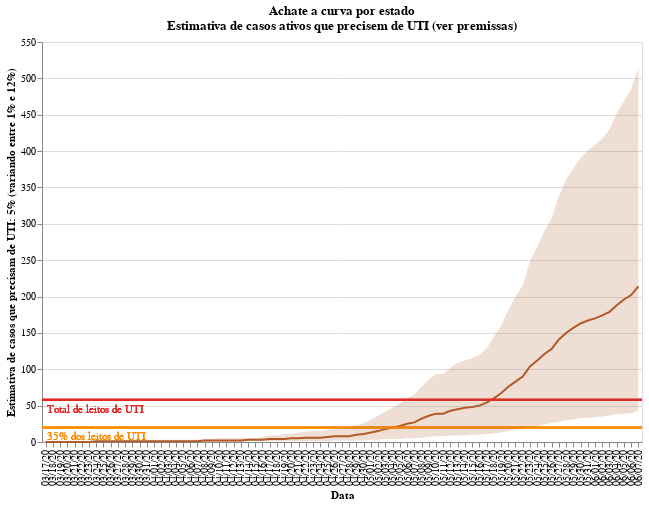

Here is the notebook cell this chart was saved with:
### Code cell
#hide_input
opt = df[STATE_COLUMN].unique()
opt.sort()
input_dropdown = alt.binding_select(options=opt)
selection = alt.selection_single(
    fields=[STATE_COLUMN], 
    init={STATE_COLUMN:'AC'}, 
    bind=input_dropdown, 
    name=" ")
color = alt.condition(selection,
                    alt.Color(STATE_COLUMN+':N', 
                              scale=alt.Scale(scheme='Paired', reverse=True), legend=None),
                              alt.value('#ffbf79')
                     )

chart = alt.Chart(df).mark_line().encode(
    x=alt.X(DATE_COLUMN+':O', axis=alt.Axis(title=DATE_COLUMN)),
    y=alt.Y(CASES_NEED_ICU_COLUMN+':Q', axis=alt.Axis(
        title=["Estimativa de casos que precisam de UTI: {:.0f}".format(CASES_NEED_ICU*100)+"% (variando entre {:.0f}".format(LOWER_BOUND_ICU_NEED*100)+"% e {:.0f}".format(UPPER_BOUND_ICU_NEED*100)+"%)"])),
    color=color,
    tooltip=[
        DATE_COLUMN, 
        STATE_COLUMN, 
        CASES_NEED_ICU_COLUMN
    ],
    order=alt.Order(
    STATE_COLUMN,
    sort='ascending'
    )
).properties(
    title=[
        "Achate a curva por estado",
        "Estimativa de casos ativos que precisem de UTI (ver premissas)"
    ]
).add_selection(
    selection
).transform_filter(
    selection
)

shades = alt.Chart(df).mark_area().encode(
    x=DATE_COLUMN+':O',
    y=LOWER_BOUND_ICU_NEED_STR+":Q",
    y2=UPPER_BOUND_ICU_NEED_STR+':Q',
    color=color,
    opacity = alt.condition(selection, alt.value(0.2), alt.value(0.5))
).transform_filter(
    selection
)

x1line = alt.Chart(df.groupby(DATE_COLUMN).last()).mark_rule(color='#e42726', strokeWidth=2).encode(
    y=ICUS_COLUMN+':Q'
).transform_filter(
    selection
)

text1 = alt.Chart(df.groupby(DATE_COLUMN).last()).mark_text(align='left', x=5, dy=10, color='#e42726', strokeWidth=1).encode(
    y=ICUS_COLUMN+':Q',
    text=alt.value("Total de leitos de UTI")   
).transform_filter(
    selection
)

x2line = alt.Chart(df.groupby(DATE_COLUMN).last()).mark_rule(color='darkorange', strokeWidth=2).encode(
    y=AVAILABLE_ICUS_COLUMN+':Q'
).transform_filter(
    selection
)

text2 = alt.Chart(df.groupby(DATE_COLUMN).last()).mark_text(align='left', x=5, dy=10, color='darkorange', strokeWidth=1).encode(
    y=AVAILABLE_ICUS_COLUMN+':Q',
    text=alt.value("{:.0f}".format(AVAILABLE_PERCENTAGE_ICU*100)+"% dos leitos de UTI")   
).transform_filter(
    selection
)

plot = chart.properties(width=CHART_WIDTH, height=CHART_HEIGHT) + x1line + text1 + x2line + text2 + shades
plot

### Figure 1 — Vega-Lite specification as saved in the notebook (floating-point values rounded to 4 significant figures; data arrays with more than 128 entries replaced by an {"elided": "..."} marker saying what was removed)
{"config": {"view": {"continuousWidth": 400, "continuousHeight": 300}}, "layer": [{"data": {"name": "data-f76e54175fb77b3285dfb6e79597506b"}, "mark": "line", "encoding": {"color": {"condition": {"type": "nominal", "field": "Estado", "legend": null, "scale": {"reverse": true, "scheme": "Paired"}, "selection": " "}, "value": "#ffbf79"}, "order": {"type": "nominal", "field": "Estado", "sort": "ascending"}, "tooltip": [{"type": "nominal", "field": "Data"}, {"type": "nominal", "field": "Estado"}, {"type": "quantitative", "field": "5% dos ativos"}], "x": {"type": "ordinal", "axis": {"title": "Data"}, "field": "Data"}, "y": {"type": "quantitative", "axis": {"title": ["Estimativa de casos que precisam de UTI: 5% (variando entre 1% e 12%)"]}, "field": "5% dos ativos"}}, "height": 400, "selection": {" ": {"type": "single", "fields": ["Estado"], "init": {"Estado": "AC"}, "bind": {"input": "select", "options": ["AC", "AL", "AM", "AP", "BA", "CE", "DF", "ES", "GO", "MA", "MG", "MS", "MT", "PA", "PB", "PE", "PI", "PR", "RJ", "RN", "RO", "RR", "RS", "SC", "SE", "SP", "TO"]}}}, "title": ["Achate a curva por estado", "Estimativa de casos ativos que precisem de UTI (ver premissas)"], "transform": [{"filter": {"selection": " "}}], "width": 600}, {"data": {"name": "data-68305c8249447a855ff31a158acb3598"}, "mark": {"type": "rule", "color": "#e42726", "strokeWidth": 2}, "encoding": {"y": {"type": "quantitative", "field": "UTIs"}}, "transform": [{"filter": {"selection": " "}}]}, {"data": {"name": "data-68305c8249447a855ff31a158acb3598"}, "mark": {"type": "text", "align": "left", "color": "#e42726", "dy": 10, "strokeWidth": 1, "x": 5}, "encoding": {"text": {"value": "Total de leitos de UTI"}, "y": {"type": "quantitative", "field": "UTIs"}}, "transform": [{"filter": {"selection": " "}}]}, {"data": {"name": "data-68305c8249447a855ff31a158acb3598"}, "mark": {"type": "rule", "color": "darkorange", "strokeWidth": 2}, "encoding": {"y": {"type": "quantitative", "field": "35% das UTIs"}}, "transform": [{"filter": {"selection": " "}}]}, {"data": {"name": "data-68305c8249447a855ff31a158acb3598"}, "mark": {"type": "text", "align": "left", "color": "darkorange", "dy": 10, "strokeWidth": 1, "x": 5}, "encoding": {"text": {"value": "35% dos leitos de UTI"}, "y": {"type": "quantitative", "field": "35% das UTIs"}}, "transform": [{"filter": {"selection": " "}}]}, {"data": {"name": "data-f76e54175fb77b3285dfb6e79597506b"}, "mark": "area", "encoding": {"color": {"condition": {"type": "nominal", "field": "Estado", "legend": null, "scale": {"reverse": true, "scheme": "Paired"}, "selection": " "}, "value": "#ffbf79"}, "opacity": {"condition": {"value": 0.2, "selection": " "}, "value": 0.5}, "x": {"type": "ordinal", "field": "Data"}, "y": {"type": "quantitative", "field": "1% dos ativos"}, "y2": {"field": "12% dos ativos"}}, "transform": [{"filter": {"selection": " "}}]}], "$schema": "https://vega.github.io/schema/vega-lite/v4.8.1.json", "datasets": {"data-f76e54175fb77b3285dfb6e79597506b": {"elided": "2276 records"}, "data-68305c8249447a855ff31a158acb3598": [{"Estado": "SP", "Casos confirmados": 1, "Ativos": 1, "1% dos ativos": 0, "5% dos ativos": 0, "12% dos ativos": 0, "UTIs": 9269, "35% das UTIs": 3244}, {"Estado": "SP", "Casos confirmados": 1, "Ativos": 1, "1% dos ativos": 0, "5% dos ativos": 0, "12% dos ativos": 0, "UTIs": 9269, "35% das UTIs": 3244}, {"Estado": "SP", "Casos confirmados": 1, "Ativos": 1, "1% dos ativos": 0, "5% dos ativos": 0, "12% dos ativos": 0, "UTIs": 9269, "35% das UTIs": 3244}, {"Estado": "SP", "Casos confirmados": 2, "Ativos": 1, "1% dos ativos": 0, "5% dos ativos": 0, "12% dos ativos": 0, "UTIs": 9269, "35% das UTIs": 3244}, {"Estado": "SP", "Casos confirmados": 2, "Ativos": 1, "1% dos ativos": 0, "5% dos ativos": 0, "12% dos ativos": 0, "UTIs": 9269, "35% das UTIs": 3244}, {"Estado": "SP", "Casos confirmados": 2, "Ativos": 1, "1% dos ativos": 0, "5% dos ativos": 0, "12% dos ativos": 0, "UTIs": 9269, "35% das UTIs": 3244}, {"Estado": "SP", "Casos confirmados": 2, "Ativos": 1, "1% dos ativos": 0, "5% dos ativos": 0, "12% dos ativos": 0, "UTIs": 9269, "35% das UTIs": 3244}, {"Estado": "SP", "Casos confirmados": 2, "Ativos": 1, "1% dos ativos": 0, "5% dos ativos": 0, "12% dos ativos": 0, "UTIs": 9269, "35% das UTIs": 3244}, {"Estado": "SP", "Casos confirmados": 3, "Ativos": 2, "1% dos ativos": 0, "5% dos ativos": 0, "12% dos ativos": 0, "UTIs": 9269, "35% das UTIs": 3244}, {"Estado": "SP", "Casos confirmados": 6, "Ativos": 3, "1% dos ativos": 0, "5% dos ativos": 0, "12% dos ativos": 0, "UTIs": 9269, "35% das UTIs": 3244}, {"Estado": "SP", "Casos confirmados": 10, "Ativos": 5, "1% dos ativos": 0, "5% dos ativos": 0, "12% dos ativos": 1, "UTIs": 9269, "35% das UTIs": 3244}, {"Estado": "SP", "Casos confirmados": 13, "Ativos": 7, "1% dos ativos": 0, "5% dos ativos": 0, "12% dos ativos": 1, "UTIs": 9269, "35% das UTIs": 3244}, {"Estado": "SP", "Casos confirmados": 16, "Ativos": 9, "1% dos ativos": 0, "5% dos ativos": 0, "12% dos ativos": 1, "UTIs": 9269, "35% das UTIs": 3244}, {"Estado": "ES", "Casos confirmados": 1, "Ativos": 1, "1% dos ativos": 0, "5% dos ativos": 0, "12% dos ativos": 0, "UTIs": 804, "35% das UTIs": 281}, {"Estado": "MG", "Casos confirmados": 1, "Ativos": 1, "1% dos ativos": 0, "5% dos ativos": 0, "12% dos ativos": 0, "UTIs": 3151, "35% das UTIs": 1102}, {"Estado": "BA", "Casos confirmados": 3, "Ativos": 2, "1% dos ativos": 0, "5% dos ativos": 0, "12% dos ativos": 0, "UTIs": 1573, "35% das UTIs": 550}, {"Estado": "ES", "Casos confirmados": 2, "Ativos": 1, "1% dos ativos": 0, "5% dos ativos": 0, "12% dos ativos": 0, "UTIs": 804, "35% das UTIs": 281}, {"Estado": "DF", "Casos confirmados": 2, "Ativos": 1, "1% dos ativos": 0, "5% dos ativos": 0, "12% dos ativos": 0, "UTIs": 997, "35% das UTIs": 348}, {"Estado": "ES", "Casos confirmados": 4, "Ativos": 2, "1% dos ativos": 0, "5% dos ativos": 0, "12% dos ativos": 0, "UTIs": 804, "35% das UTIs": 281}, {"Estado": "GO", "Casos confirmados": 4, "Ativos": 2, "1% dos ativos": 0, "5% dos ativos": 0, "12% dos ativos": 0, "UTIs": 1200, "35% das UTIs": 420}, {"Estado": "PB", "Casos confirmados": 0, "Ativos": 0, "1% dos ativos": 0, "5% dos ativos": 0, "12% dos ativos": 0, "UTIs": 536, "35% das UTIs": 187}, {"Estado": "MS", "Casos confirmados": 6, "Ativos": 3, "1% dos ativos": 0, "5% dos ativos": 0, "12% dos ativos": 0, "UTIs": 432, "35% das UTIs": 151}, {"Estado": "SP", "Casos confirmados": 240, "Ativos": 129, "1% dos ativos": 1, "5% dos ativos": 6, "12% dos ativos": 15, "UTIs": 9269, "35% das UTIs": 3244}, {"Estado": "PE", "Casos confirmados": 28, "Ativos": 15, "1% dos ativos": 0, "5% dos ativos": 1, "12% dos ativos": 2, "UTIs": 1647, "35% das UTIs": 576}, {"Estado": "PB", "Casos confirmados": 1, "Ativos": 1, "1% dos ativos": 0, "5% dos ativos": 0, "12% dos ativos": 0, "UTIs": 536, "35% das UTIs": 187}, {"Estado": "RS", "Casos confirmados": 69, "Ativos": 37, "1% dos ativos": 0, "5% dos ativos": 2, "12% dos ativos": 4, "UTIs": 1660, "35% das UTIs": 581}, {"Estado": "MG", "Casos confirmados": 83, "Ativos": 45, "1% dos ativos": 0, "5% dos ativos": 2, "12% dos ativos": 5, "UTIs": 3151, "35% das UTIs": 1102}, {"Estado": "MT", "Casos confirmados": 6, "Ativos": 3, "1% dos ativos": 0, "5% dos ativos": 0, "12% dos ativos": 0, "UTIs": 591, "35% das UTIs": 206}, {"Estado": "DF", "Casos confirmados": 161, "Ativos": 86, "1% dos ativos": 1, "5% dos ativos": 4, "12% dos ativos": 10, "UTIs": 997, "35% das UTIs": 348}, {"Estado": "SP", "Casos confirmados": 862, "Ativos": 463, "1% dos ativos": 5, "5% dos ativos": 23, "12% dos ativos": 56, "UTIs": 9269, "35% das UTIs": 3244}, {"Estado": "BA", "Casos confirmados": 108, "Ativos": 58, "1% dos ativos": 1, "5% dos ativos": 3, "12% dos ativos": 7, "UTIs": 1573, "35% das UTIs": 550}, {"Estado": "AP", "Casos confirmados": 3, "Ativos": 2, "1% dos ativos": 0, "5% dos ativos": 0, "12% dos ativos": 0, "UTIs": 78, "35% das UTIs": 27}, {"Estado": "DF", "Casos confirmados": 260, "Ativos": 140, "1% dos ativos": 1, "5% dos ativos": 7, "12% dos ativos": 17, "UTIs": 997, "35% das UTIs": 348}, {"Estado": "GO", "Casos confirmados": 56, "Ativos": 30, "1% dos ativos": 0, "5% dos ativos": 2, "12% dos ativos": 4, "UTIs": 1200, "35% das UTIs": 420}, {"Estado": "ES", "Casos confirmados": 85, "Ativos": 46, "1% dos ativos": 0, "5% dos ativos": 2, "12% dos ativos": 6, "UTIs": 804, "35% das UTIs": 281}, {"Estado": "PI", "Casos confirmados": 18, "Ativos": 10, "1% dos ativos": 0, "5% dos ativos": 0, "12% dos ativos": 1, "UTIs": 293, "35% das UTIs": 102}, {"Estado": "PB", "Casos confirmados": 21, "Ativos": 11, "1% dos ativos": 0, "5% dos ativos": 1, "12% dos ativos": 1, "UTIs": 536, "35% das UTIs": 187}, {"Estado": "RS", "Casos confirmados": 386, "Ativos": 207, "1% dos ativos": 2, "5% dos ativos": 10, "12% dos ativos": 25, "UTIs": 1660, "35% das UTIs": 581}, {"Estado": "RN", "Casos confirmados": 176, "Ativos": 94, "1% dos ativos": 1, "5% dos ativos": 5, "12% dos ativos": 11, "UTIs": 526, "35% das UTIs": 184}, {"Estado": "MG", "Casos confirmados": 430, "Ativos": 231, "1% dos ativos": 2, "5% dos ativos": 12, "12% dos ativos": 28, "UTIs": 3151, "35% das UTIs": 1102}, {"Estado": "SC", "Casos confirmados": 379, "Ativos": 203, "1% dos ativos": 2, "5% dos ativos": 10, "12% dos ativos": 24, "UTIs": 1064, "35% das UTIs": 372}, {"Estado": "DF", "Casos confirmados": 485, "Ativos": 260, "1% dos ativos": 3, "5% dos ativos": 13, "12% dos ativos": 31, "UTIs": 997, "35% das UTIs": 348}, {"Estado": "SE", "Casos confirmados": 36, "Ativos": 19, "1% dos ativos": 0, "5% dos ativos": 1, "12% dos ativos": 2, "UTIs": 295, "35% das UTIs": 103}, {"Estado": "RR", "Casos confirmados": 52, "Ativos": 28, "1% dos ativos": 0, "5% dos ativos": 1, "12% dos ativos": 3, "UTIs": 25, "35% das UTIs": 8}, {"Estado": "MT", "Casos confirmados": 108, "Ativos": 58, "1% dos ativos": 1, "5% dos ativos": 3, "12% dos ativos": 7, "UTIs": 591, "35% das UTIs": 206}, {"Estado": "AC", "Casos confirmados": 70, "Ativos": 38, "1% dos ativos": 0, "5% dos ativos": 2, "12% dos ativos": 5, "UTIs": 58, "35% das UTIs": 20}, {"Estado": "AM", "Casos confirmados": 1049, "Ativos": 563, "1% dos ativos": 6, "5% dos ativos": 28, "12% dos ativos": 68, "UTIs": 450, "35% das UTIs": 157}, {"Estado": "AM", "Casos confirmados": 1206, "Ativos": 647, "1% dos ativos": 6, "5% dos ativos": 32, "12% dos ativos": 78, "UTIs": 450, "35% das UTIs": 157}, {"Estado": "PI", "Casos confirmados": 58, "Ativos": 31, "1% dos ativos": 0, "5% dos ativos": 2, "12% dos ativos": 4, "UTIs": 293, "35% das UTIs": 102}, {"Estado": "SC", "Casos confirmados": 853, "Ativos": 458, "1% dos ativos": 5, "5% dos ativos": 23, "12% dos ativos": 55, "UTIs": 1064, "35% das UTIs": 372}, {"Estado": "AP", "Casos confirmados": 342, "Ativos": 184, "1% dos ativos": 2, "5% dos ativos": 9, "12% dos ativos": 22, "UTIs": 78, "35% das UTIs": 27}, {"Estado": "RN", "Casos confirmados": 463, "Ativos": 249, "1% dos ativos": 2, "5% dos ativos": 12, "12% dos ativos": 30, "UTIs": 526, "35% das UTIs": 184}, {"Estado": "PB", "Casos confirmados": 205, "Ativos": 110, "1% dos ativos": 1, "5% dos ativos": 6, "12% dos ativos": 13, "UTIs": 536, "35% das UTIs": 187}, {"Estado": "CE", "Casos confirmados": 3062, "Ativos": 1644, "1% dos ativos": 16, "5% dos ativos": 82, "12% dos ativos": 197, "UTIs": 1002, "35% das UTIs": 350}, {"Estado": "MA", "Casos confirmados": 1320, "Ativos": 709, "1% dos ativos": 7, "5% dos ativos": 35, "12% dos ativos": 85, "UTIs": 682, "35% das UTIs": 238}, {"Estado": "GO", "Casos confirmados": 403, "Ativos": 216, "1% dos ativos": 2, "5% dos ativos": 11, "12% dos ativos": 26, "UTIs": 1200, "35% das UTIs": 420}, {"Estado": "ES", "Casos confirmados": 1313, "Ativos": 705, "1% dos ativos": 7, "5% dos ativos": 35, "12% dos ativos": 85, "UTIs": 804, "35% das UTIs": 281}, {"Estado": "PB", "Casos confirmados": 345, "Ativos": 185, "1% dos ativos": 2, "5% dos ativos": 9, "12% dos ativos": 22, "UTIs": 536, "35% das UTIs": 187}, {"Estado": "SP", "Casos confirmados": 16740, "Ativos": 8986, "1% dos ativos": 90, "5% dos ativos": 449, "12% dos ativos": 1078, "UTIs": 9269, "35% das UTIs": 3244}, {"Estado": "PB", "Casos confirmados": 447, "Ativos": 240, "1% dos ativos": 2, "5% dos ativos": 12, "12% dos ativos": 29, "UTIs": 536, "35% das UTIs": 187}, {"Estado": "SC", "Casos confirmados": 1235, "Ativos": 663, "1% dos ativos": 7, "5% dos ativos": 33, "12% dos ativos": 80, "UTIs": 1064, "35% das UTIs": 372}, {"Estado": "RN", "Casos confirmados": 832, "Ativos": 447, "1% dos ativos": 4, "5% dos ativos": 22, "12% dos ativos": 54, "UTIs": 526, "35% das UTIs": 184}, {"Estado": "TO", "Casos confirmados": 79, "Ativos": 42, "1% dos ativos": 0, "5% dos ativos": 2, "12% dos ativos": 5, "UTIs": 161, "35% das UTIs": 56}, {"Estado": "RN", "Casos confirmados": 1086, "Ativos": 583, "1% dos ativos": 6, "5% dos ativos": 29, "12% dos ativos": 70, "UTIs": 526, "35% das UTIs": 184}, {"Estado": "RN", "Casos confirmados": 1177, "Ativos": 632, "1% dos ativos": 6, "5% dos ativos": 32, "12% dos ativos": 76, "UTIs": 526, "35% das UTIs": 184}, {"Estado": "RR", "Casos confirmados": 519, "Ativos": 279, "1% dos ativos": 3, "5% dos ativos": 14, "12% dos ativos": 33, "UTIs": 25, "35% das UTIs": 8}, {"Estado": "MS", "Casos confirmados": 261, "Ativos": 140, "1% dos ativos": 1, "5% dos ativos": 7, "12% dos ativos": 17, "UTIs": 432, "35% das UTIs": 151}, {"Estado": "MS", "Casos confirmados": 266, "Ativos": 143, "1% dos ativos": 1, "5% dos ativos": 7, "12% dos ativos": 17, "UTIs": 432, "35% das UTIs": 151}, {"Estado": "MS", "Casos confirmados": 272, "Ativos": 146, "1% dos ativos": 1, "5% dos ativos": 7, "12% dos ativos": 18, "UTIs": 432, "35% das UTIs": 151}, {"Estado": "DF", "Casos confirmados": 1793, "Ativos": 963, "1% dos ativos": 10, "5% dos ativos": 48, "12% dos ativos": 116, "UTIs": 997, "35% das UTIs": 348}, {"Estado": "ES", "Casos confirmados": 3540, "Ativos": 1900, "1% dos ativos": 19, "5% dos ativos": 95, "12% dos ativos": 228, "UTIs": 804, "35% das UTIs": 281}, {"Estado": "RN", "Casos confirmados": 1739, "Ativos": 934, "1% dos ativos": 9, "5% dos ativos": 47, "12% dos ativos": 112, "UTIs": 526, "35% das UTIs": 184}, {"Estado": "BA", "Casos confirmados": 4528, "Ativos": 2431, "1% dos ativos": 24, "5% dos ativos": 122, "12% dos ativos": 292, "UTIs": 1573, "35% das UTIs": 550}, {"Estado": "MT", "Casos confirmados": 464, "Ativos": 249, "1% dos ativos": 2, "5% dos ativos": 12, "12% dos ativos": 30, "UTIs": 591, "35% das UTIs": 206}, {"Estado": "AC", "Casos confirmados": 1335, "Ativos": 717, "1% dos ativos": 7, "5% dos ativos": 36, "12% dos ativos": 86, "UTIs": 58, "35% das UTIs": 20}, {"Estado": "AP", "Casos confirmados": 2613, "Ativos": 1403, "1% dos ativos": 14, "5% dos ativos": 70, "12% dos ativos": 168, "UTIs": 78, "35% das UTIs": 27}, {"Estado": "CE", "Casos confirmados": 17599, "Ativos": 9448, "1% dos ativos": 94, "5% dos ativos": 472, "12% dos ativos": 1134, "UTIs": 1002, "35% das UTIs": 350}, {"Estado": "RR", "Casos confirmados": 1411, "Ativos": 757, "1% dos ativos": 8, "5% dos ativos": 38, "12% dos ativos": 91, "UTIs": 25, "35% das UTIs": 8}, {"Estado": "CE", "Casos confirmados": 19156, "Ativos": 10283, "1% dos ativos": 103, "5% dos ativos": 514, "12% dos ativos": 1234, "UTIs": 1002, "35% das UTIs": 350}, {"Estado": "RO", "Casos confirmados": 1686, "Ativos": 905, "1% dos ativos": 9, "5% dos ativos": 45, "12% dos ativos": 109, "UTIs": 285, "35% das UTIs": 99}, {"Estado": "RS", "Casos confirmados": 3695, "Ativos": 1984, "1% dos ativos": 20, "5% dos ativos": 99, "12% dos ativos": 238, "UTIs": 1660, "35% das UTIs": 581}, {"Estado": "SE", "Casos confirmados": 3135, "Ativos": 1683, "1% dos ativos": 17, "5% dos ativos": 84, "12% dos ativos": 202, "UTIs": 295, "35% das UTIs": 103}, {"Estado": "SE", "Casos confirmados": 3343, "Ativos": 1795, "1% dos ativos": 18, "5% dos ativos": 90, "12% dos ativos": 215, "UTIs": 295, "35% das UTIs": 103}, {"Estado": "PR", "Casos confirmados": 2390, "Ativos": 1283, "1% dos ativos": 13, "5% dos ativos": 64, "12% dos ativos": 154, "UTIs": 2444, "35% das UTIs": 855}, {"Estado": "AC", "Casos confirmados": 2482, "Ativos": 1332, "1% dos ativos": 13, "5% dos ativos": 67, "12% dos ativos": 160, "UTIs": 58, "35% das UTIs": 20}, {"Estado": "RJ", "Casos confirmados": 30372, "Ativos": 16304, "1% dos ativos": 163, "5% dos ativos": 815, "12% dos ativos": 1956, "UTIs": 4008, "35% das UTIs": 1402}, {"Estado": "RJ", "Casos confirmados": 32089, "Ativos": 17226, "1% dos ativos": 172, "5% dos ativos": 861, "12% dos ativos": 2067, "UTIs": 4008, "35% das UTIs": 1402}, {"Estado": "PR", "Casos confirmados": 2985, "Ativos": 1602, "1% dos ativos": 16, "5% dos ativos": 80, "12% dos ativos": 192, "UTIs": 2444, "35% das UTIs": 855}, {"Estado": "RR", "Casos confirmados": 2439, "Ativos": 1309, "1% dos ativos": 13, "5% dos ativos": 65, "12% dos ativos": 157, "UTIs": 25, "35% das UTIs": 8}, {"Estado": "AM", "Casos confirmados": 29867, "Ativos": 16033, "1% dos ativos": 160, "5% dos ativos": 802, "12% dos ativos": 1924, "UTIs": 450, "35% das UTIs": 157}, {"Estado": "RN", "Casos confirmados": 5472, "Ativos": 2937, "1% dos ativos": 29, "5% dos ativos": 147, "12% dos ativos": 352, "UTIs": 526, "35% das UTIs": 184}, {"Estado": "MA", "Casos confirmados": 26145, "Ativos": 14035, "1% dos ativos": 140, "5% dos ativos": 702, "12% dos ativos": 1684, "UTIs": 682, "35% das UTIs": 238}, {"Estado": "AM", "Casos confirmados": 33508, "Ativos": 17988, "1% dos ativos": 180, "5% dos ativos": 899, "12% dos ativos": 2159, "UTIs": 450, "35% das UTIs": 157}, {"Estado": "SE", "Casos confirmados": 6156, "Ativos": 3305, "1% dos ativos": 33, "5% dos ativos": 165, "12% dos ativos": 397, "UTIs": 295, "35% das UTIs": 103}, {"Estado": "RS", "Casos confirmados": 8843, "Ativos": 4747, "1% dos ativos": 47, "5% dos ativos": 237, "12% dos ativos": 570, "UTIs": 1660, "35% das UTIs": 581}, {"Estado": "DF", "Casos confirmados": 9474, "Ativos": 5086, "1% dos ativos": 51, "5% dos ativos": 254, "12% dos ativos": 610, "UTIs": 997, "35% das UTIs": 348}, {"Estado": "RR", "Casos confirmados": 3692, "Ativos": 1982, "1% dos ativos": 20, "5% dos ativos": 99, "12% dos ativos": 238, "UTIs": 25, "35% das UTIs": 8}, {"Estado": "MT", "Casos confirmados": 2636, "Ativos": 1415, "1% dos ativos": 14, "5% dos ativos": 71, "12% dos ativos": 170, "UTIs": 591, "35% das UTIs": 206}, {"Estado": "RN", "Casos confirmados": 9149, "Ativos": 4911, "1% dos ativos": 49, "5% dos ativos": 246, "12% dos ativos": 589, "UTIs": 526, "35% das UTIs": 184}, {"Estado": "AM", "Casos confirmados": 44347, "Ativos": 23806, "1% dos ativos": 238, "5% dos ativos": 1190, "12% dos ativos": 2857, "UTIs": 450, "35% das UTIs": 157}, {"Estado": "MG", "Casos confirmados": 13034, "Ativos": 6997, "1% dos ativos": 70, "5% dos ativos": 350, "12% dos ativos": 840, "UTIs": 3151, "35% das UTIs": 1102}, {"Estado": "RN", "Casos confirmados": 9449, "Ativos": 5072, "1% dos ativos": 51, "5% dos ativos": 254, "12% dos ativos": 609, "UTIs": 526, "35% das UTIs": 184}, {"Estado": "SP", "Casos confirmados": 140549, "Ativos": 75450, "1% dos ativos": 754, "5% dos ativos": 3772, "12% dos ativos": 9054, "UTIs": 9269, "35% das UTIs": 3244}, {"Estado": "RN", "Casos confirmados": 9449, "Ativos": 5072, "1% dos ativos": 51, "5% dos ativos": 254, "12% dos ativos": 609, "UTIs": 526, "35% das UTIs": 184}]}}
